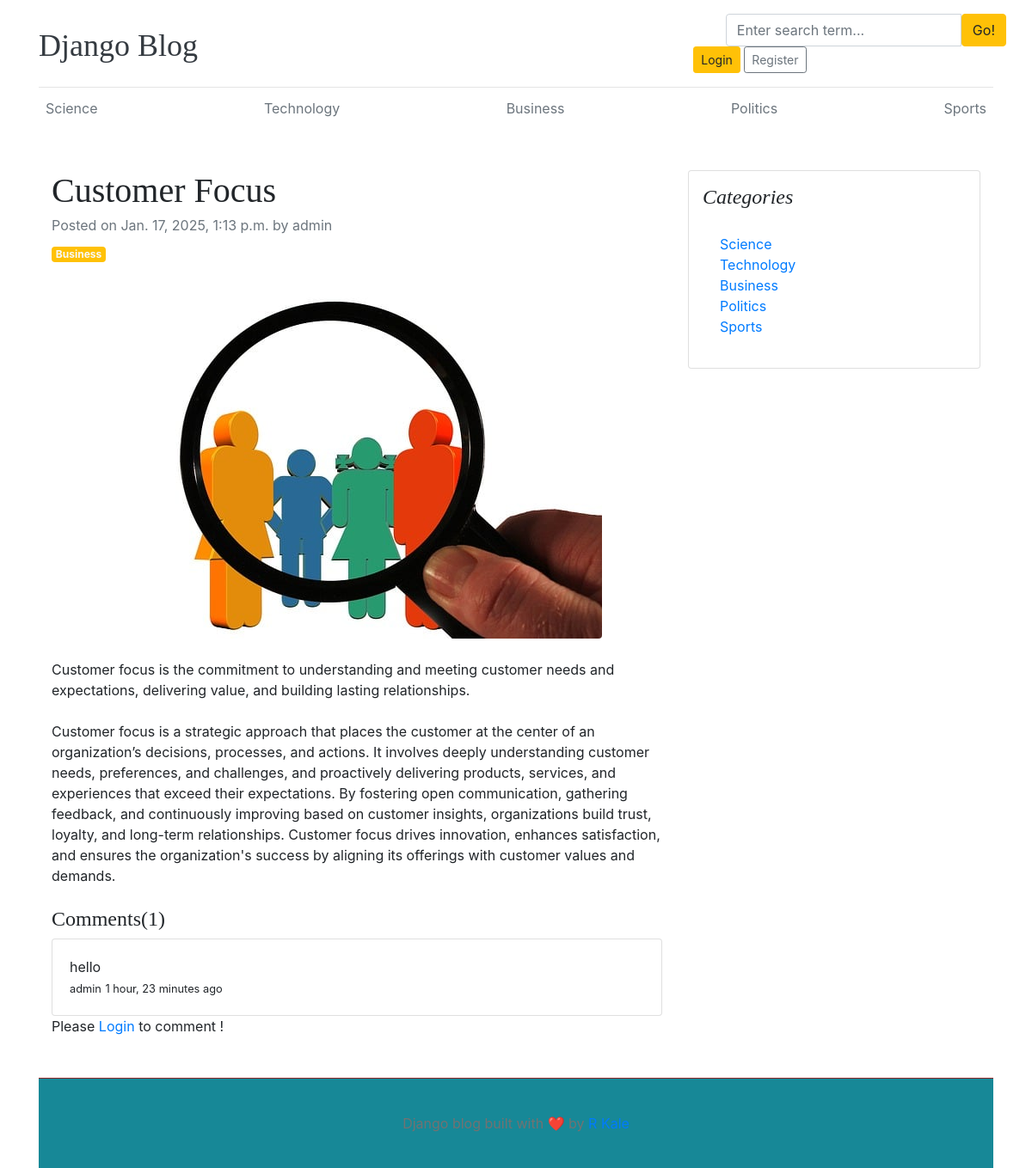
Page /blogs/customer-focus/ on the committed database.
### blogs/models.py (models this page shows, shortened)
class Category(models.Model):
    category_name=models.CharField(max_length=50,unique=True)
    created_at=models.DateTimeField(auto_now_add=True)
    updated_at=models.DateTimeField(auto_now=True)
    class Meta:
        verbose_name_plural='categories'
    def __str__(self):
        return self.category_name

class Blogs(models.Model):
    title=models.CharField(max_length=100,unique=True)
    slug=models.SlugField(unique=True,blank=True)
    category=models.ForeignKey(Category,on_delete=models.CASCADE)
    author=models.ForeignKey(User,on_delete=models.CASCADE)
    blog_image=models.ImageField(upload_to='uploads/%y/%m/%d')
    short_description=models.TextField(max_length=1000)
    blog_body=models.TextField(max_length=3000)
    status=models.CharField(max_length=100,choices=STATUS_CHOICE,default='draft')
    is_featured=models.BooleanField(default=False)
    created_at=models.DateTimeField(auto_now_add=True)
    updated_at=models.DateTimeField(auto_now=True)
    class Meta:
        verbose_name_plural='blogs'

class Comment(models.Model):
    blog = models.ForeignKey(Blogs, on_delete=models.CASCADE, related_name="comments")
    user = models.ForeignKey(User, on_delete=models.CASCADE)
    comment = models.TextField()
    created_at = models.DateTimeField(auto_now_add=True)
    updated_at = models.DateTimeField(auto_now=True)
    def __str__(self):
        return self.comment
    class Meta:
        ordering = ['-created_at']
        verbose_name = "Comment"
        verbose_name_plural = "Comments"

### blogs/views.py (the view, shortened to what this page needs)
# urls.py: path('blogs/<slug:slug>/', BlogsView.blogs, name='blogs'), # Generic pattern comes last
def blogs(request, slug):
    single_post = get_object_or_404(Blogs, slug=slug, status='published')
    comments = Comment.objects.filter(blog=single_post)  # Use the correct variable 'blog' here
    comment_count = comments.count()
    context = {
        'single_post': single_post,  # Make sure the correct variable 'blog' is passed to the template
        'comments': comments,
        'comment_count': comment_count
    }
    return render(request, 'blogs.html', context)

### blogs/context_processors.py (called while the page is built)
def get_category(request):
    categories = Category.objects.all()  # Fetching all categories
    return {'categories': categories}

### templates/blogs.html
{% extends './base/base.html' %}
{% block content %}
<div class="container mt-5">
    <div class="row">
        <div class="col-lg-8">
            <article>
                <header class="mb-4">
                    <h1 class="fw-bolder mb-1">{{single_post.title}}</h1>
                    <div class="text-muted fst-italic mb-2">Posted on {{single_post.created_at}} by {{single_post.author}}</div>
                    <a class="badge bg-warning text-decoration-none text-light" href="#!">{{single_post.category}}</a>
                </header>
                <figure class="mb-4"><img class="img-fluid rounded" src="{{ single_post.blog_image.url }}" alt="..." /></figure>
                <section class="mb-5">
                    <p class="fs-5 mb-4">{{ single_post.short_description }}</p>
                    <p class="fs-5 mb-4">{{ single_post.blog_body }}</p>
                    <h4>Comments({{ comment_count }})</h4>
                    {% if comments %}
                    {% for comment in comments %}
                    <div class="card">
                        <div class="card-body">
                            <p class="card-text mb-0">{{ comment }}</p>
                            <span>
                                <small>{{ comment.user }}</small>
                                <small>{{ comment.created_at | timesince }} ago </small>
                            </span>
                        </div>
                    </div>
                    {% endfor %}
                    {% else %}
                     No Comments Yet
                     {% endif %}
                     <div class="form-group">
                        {% if user.is_authenticated %}
                        <form action="" method="POST">
                            {% csrf_token %}
                            <div class="form-group">
                                <textarea name="comment" class="form-control" placeholder="write your comment"></textarea>
                                <input type="submit" class="btn btn-primary mt-2"/>
                            </div>
                        </form>
                        {% else %}
                        <P>Please <span><a href="{% url 'login' %}">Login</a></span> to comment !</P>
                        {% endif %}
                     </div>
                    </section>
            </article>
        </div>
        <div class="col-lg-4">
            <div class="card mb-4 p-3">
                <h4 class="font-italic">Categories</h4>
                <div class="card-body">
                    <div class="row">
                        <div class="col-sm-6">
                            <ul class="list-unstyled mb-0">
                                {% for cat in categories %}
                                <li><a href="{% url 'posts_by_category' cat.id %}">{{ cat.category_name }}</a></li>
                                {% endfor %}
                            </ul>
                        </div>
                    </div>
                </div>
            </div>
        </div>
    </div>
</div>
{% endblock %}

### templates/base/header.html (shortened to what this page needs)
{%load static %}
<!DOCTYPE html>
<html lang="en">
<head>
    <link href="https://getbootstrap.com/docs/4.0/dist/css/bootstrap.min.css" rel="stylesheet">
    <link href="{% static 'css/blog.css' %}" rel="stylesheet">
    <link rel="stylesheet" href="https://cdnjs.cloudflare.com/ajax/libs/font-awesome/4.7.0/css/font-awesome.min.css">
  </head>
<body>
    <div class="container">
      <header class="blog-header py-3">
        <div class="row flex-nowrap justify-content-between align-items-center">
          <div class="col-4 pt-1">
            <a class="blog-header-logo text-dark" href="/">Django Blog</a>
          </div>
          <div.class="col-4">
            <form action="{% url 'search' %}"method="GET">
          <div class="input-group">
            <input class="form-control" name="keyword" type="text" placeholder="Enter search term..." aria-label="Enter search term..." aria-describedby="button-search" />
            <button type="submit" class="btn btn-warning" id="button-search" type="button">Go!</button>
        </div>
        </form>
            <div class="col-4 d-flex justify-content-end align-items-center">
              {% if not user.is_authenticated %}
              <a class="btn btn-sm btn-warning" href="{% url 'login' %}">Login</a> &nbsp;
              <a class="btn btn-sm btn-outline-secondary" href="{% url 'register' %}">Register</a>
              {% else %}
              <span><a href="{% url 'dashboard' %}"class="btn btn-warning">Dashboard</a></span> &nbsp;
              <span><a href="{% url 'logout' %}">Logout</a></span>
              {% endif %}
          </div>
        </div>
      </header>
      <div class="nav-scroller py-1 mb-2">
        <nav class="nav d-flex justify-content-between">
          {% for cat in categories %}
          <a class="p-2 text-muted" href="{% url 'posts_by_category' cat.id %}">{{ cat.category_name }}</a>
          {% endfor %}
        </nav>
      </div>

### static/css/blog.css (style rules this page uses)
.blog-header { border-bottom: 1px solid #e5e5e5; }
.blog-header-logo { font-family: "Playfair Display", Georgia, "Times New Roman", serif; font-size: 2.25rem; }
h1, h2, h3, h4, h5, h6 { font-family: "Playfair Display", Georgia, "Times New Roman", serif; }

### rows in the picture
Category: category_name "Science"
Category: category_name "Technology"
Category: category_name "Business"
Category: category_name "Politics"
Category: category_name "Sports"
Blogs: title "Customer Focus", created_at "Jan. 17, 2025, 1:13 p.m.", author "admin", category "Business", blog_image (picture), short_description "Customer focus is the commitment to understanding and meeting customer needs and expectations, delivering value, and building lasting relationships.", blog_body "Customer focus is a strategic approach that places the customer at the center of an organization’s decisions, processes, and actions. It involves deeply understanding customer needs, preferences, and challenges, and proactively delivering products, services, and experiences that exceed their expectations. By fostering open communication, gathering feedback, and continuously improving based on customer insights, organizations build trust, loyalty, and long-term relationships. Customer focus drives innovation, enhances satisfaction, and ensures the organization's success by aligning its offerings with customer values and demands."
Comment: comment "hello", user "admin", created_at "1 hour, 23 minutes"

### other values in the picture
{{ comment_count }} "1"
